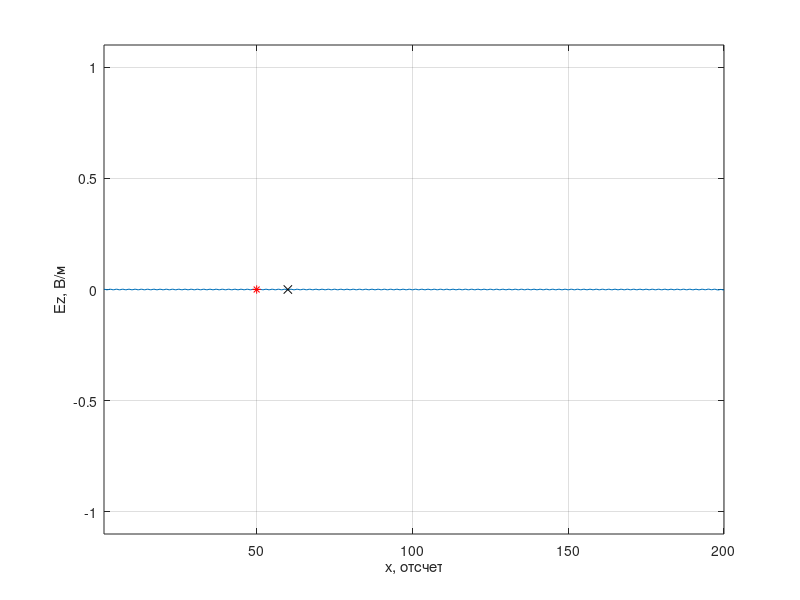
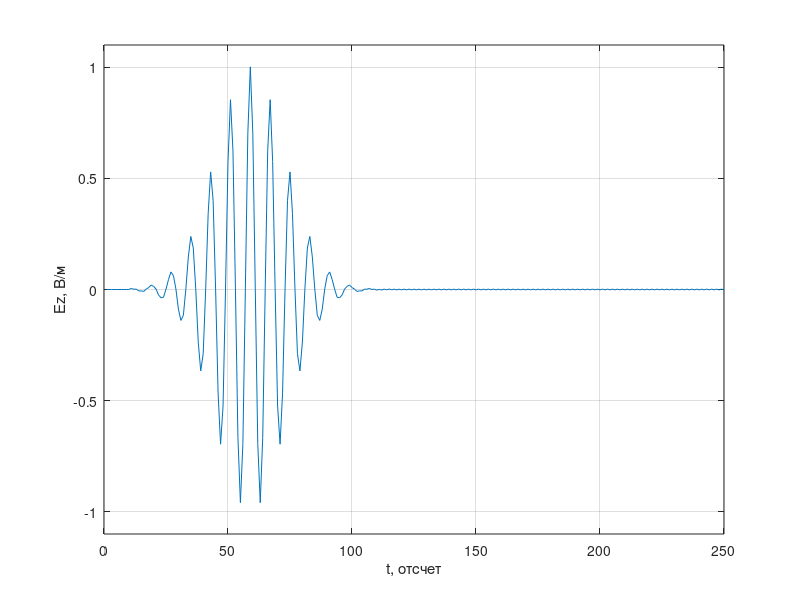

Here is the MATLAB script that generated these plots, in order:
%% Одномерный FDTD. Версия 1.3
% Модулированный гауссов импульс распространяется в одну сторону (TFSF boundary)
clear

% Волновое сопротивление свободного пространства
W0 = 120 * pi;

% Время расчета в отсчетах
maxTime = 250;

% Размер области моделирования в отсчетах
maxSize = 200;

% Положение датчика, регистрирующего поля
probePos = 60;

% Положение источника возбуждения
sourcePos = 50;

Nwg = 20;
Ndg = 50;
N0 = 8;


Ez = zeros (1, maxSize);
Hy = zeros (1, maxSize);

% Поле, зарегистрированное в датчике в зависимости от времени
probeTimeEz = zeros (1, maxTime);

figure

for t = 1: maxTime
    % Расчет компоненты поля H
    Hy(maxSize) = Hy(maxSize - 1);
    for m = 1: maxSize - 1
        % До этой строки Hy(n) хранит значение компоненты Hy
        % за предыдущий момент времени
        Hy(m) = Hy(m) + (Ez(m + 1) - Ez(m)) / W0;
    end
    
    Hy(sourcePos - 1) = Hy(sourcePos - 1) -...
        sin (2 * pi * t / N0) *...
        exp (- ((t - Ndg) / Nwg) ^ 2) / W0;
    
    % Расчет компоненты поля E
    Ez(1) = Ez(2);
    for m = 2: maxSize
        % До этой строки Ez(n) хранит значение компоненты EzS
        % за предыдущий момент времени
        Ez(m) = Ez(m) + (Hy(m) - Hy(m - 1)) * W0;
    end

    % Источник возбуждения
    Ez(sourcePos) = Ez(sourcePos) +...
        sin (2 * pi * (t + 0.5 - (-0.5)) / N0) *...
        exp (- ((t + 0.5 - (-0.5) - Ndg) / Nwg) ^ 2);
    
    % Регистрация поля в точке
    probeTimeEz(t) = Ez(probePos);
    
    plot (Ez);
    xlim ([1, maxSize]);
    ylim ([-1.1, 1.1]);
    xlabel ('x, отсчет')
    ylabel ('Ez, В/м')
    grid on
    hold on
    plot ([probePos], [0], 'xk');
    plot ([sourcePos], [0], '*r');
    hold off
    pause (0.01)
end

figure
plot (probeTimeEz)
xlabel ('t, отсчет')
ylabel ('Ez, В/м')
ylim ([-1.1, 1.1]);
grid on